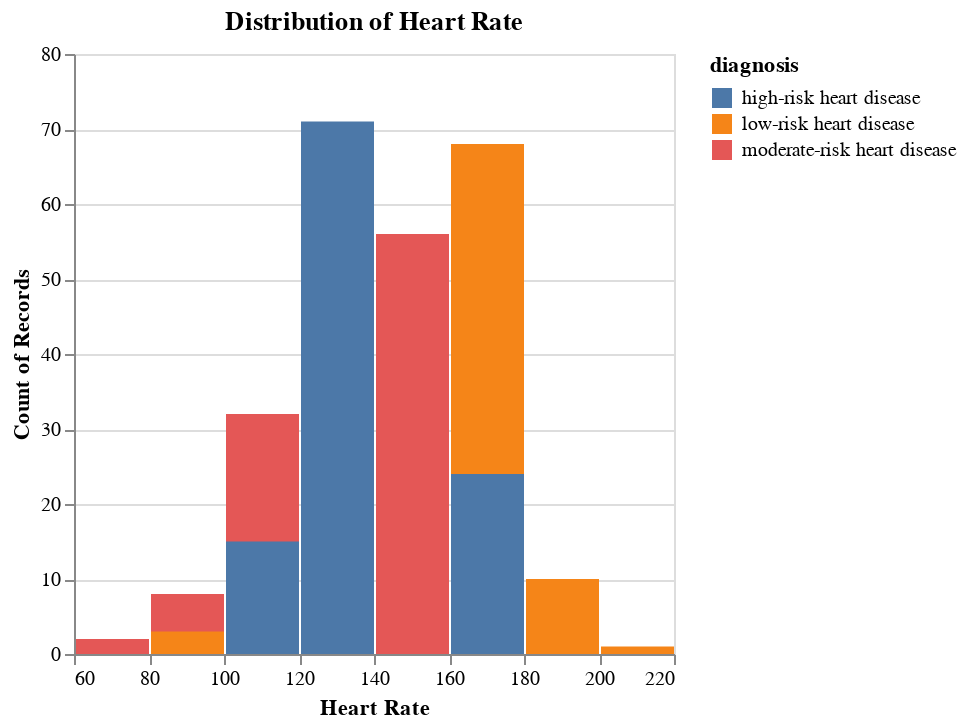

This figure's notebook cell:
### Code cell
# heart rate
hr_hist = alt.Chart(heart_disease_train).mark_bar().encode(
    x=alt.X("max_heart_rate:Q", bin = True).title("Heart Rate"),
    y=alt.Y("count()").stack(False),
    color = "diagnosis:N"
).properties(
    title = "Distribution of Heart Rate"
)

hr_hist

### Figure 1 — Vega-Lite specification as saved in the notebook (floating-point values rounded to 4 significant figures; data arrays with more than 128 entries replaced by an {"elided": "..."} marker saying what was removed)
{"config": {"view": {"continuousWidth": 300, "continuousHeight": 300}}, "data": {"name": "data-a4fc4c8724a52347279feaae65a6ff2a"}, "mark": {"type": "bar"}, "encoding": {"color": {"field": "diagnosis", "type": "nominal"}, "x": {"bin": true, "field": "max_heart_rate", "title": "Heart Rate", "type": "quantitative"}, "y": {"aggregate": "count", "stack": false, "type": "quantitative"}}, "title": "Distribution of Heart Rate", "$schema": "https://vega.github.io/schema/vega-lite/v5.15.1.json", "datasets": {"data-a4fc4c8724a52347279feaae65a6ff2a": {"elided": "492 records"}}}
